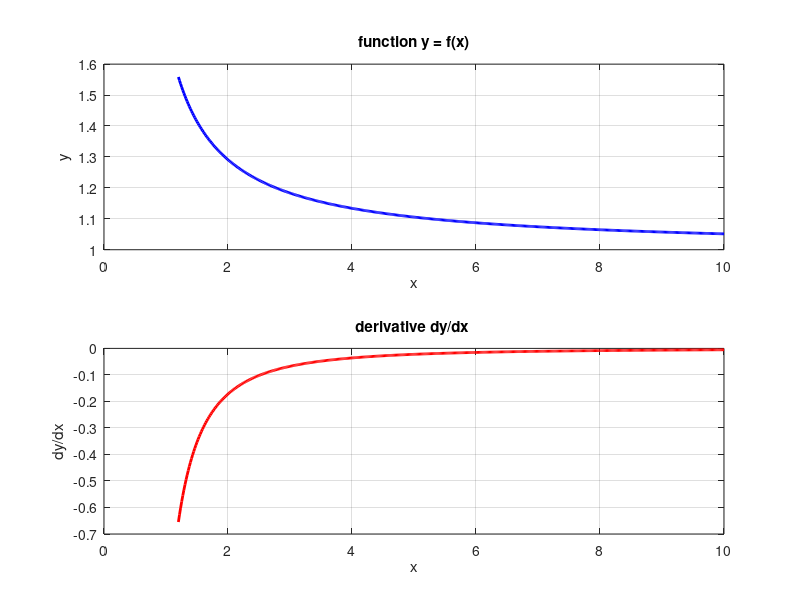

Source code (MATLAB):
% dydx01.m
% 1 jun 2015
% Ian Cooper   School of Physics   University of Sydney
% cooper@physics.usyd.edu.au
% http://www.physics.usyd.edu.au/teach_res/mp/mphome.htm
clear all
close all
clc

%% y = constant
N = 500;
x1 = 0;
x2 = 10;
x = linspace(x1,x2,N);
y = 10.*ones(1,N);
dydx = zeros(1,N);

figure(1)
    col = 'b';
    fs = 9; lW = 2;
    set(gcf,'units','normalized','position',[0.1 0.3 0.22 0.42]);
    tx = 'x';
    ty = 'y';
    tM = 'function y = f(x)= 10';
    yRange = [-1 11];
    xP = x; yP = y;
    subplot(2,1,1)    
    plot(xP,yP,col,'lineWidth',lW);
    grid on
    box on
    xlabel(tx); ylabel(ty); title(tM);
    set(gca,'Ylim',yRange);
    
    col = 'r';
    tx = 'x';
    ty = 'dy/dx';
    tM = 'derivative dy/dx = 0';
    yRange = [-1 11];
    xP = x; yP = dydx;
    subplot(2,1,2)    
    plot(xP,yP,col,'lineWidth',lW);
    grid on
    box on
    xlabel(tx); ylabel(ty); title(tM);
    set(gca,'Ylim',yRange);
    
%% y = polynomial
clear all
close all
clc
N = 500;
x1 = -1;
x2 = 3;
x = linspace(x1,x2,N);
y = 2*x.^3 -5.*x.^2 - 8.*x + 12;
dydx = 6.*x.^2 - 10.*x -8;

figure(1)
    col = 'b';
    fs = 9; lW = 2;
    set(gcf,'units','normalized','position',[0.1 0.3 0.22 0.42]);
    tx = 'x';
    ty = 'y';
    tM = 'function y = 2x^3 - 5x^2 - 8x + 12';
    yRange = [-1 11];
    xP = x; yP = y;
    subplot(2,1,1)    
    plot(xP,yP,col,'lineWidth',lW);
    grid on
    box on
    xlabel(tx); ylabel(ty); title(tM);
    %set(gca,'Ylim',yRange);
    
    col = 'r';
    tx = 'x';
    ty = 'dy/dx';
    tM = 'derivative dy/dx = 6x^2 - 10x - 8';
    yRange = [-1 11];
    xP = x; yP = dydx;
    subplot(2,1,2)    
    plot(xP,yP,col,'lineWidth',lW);
    grid on
    box on
    xlabel(tx); ylabel(ty); title(tM);
    %set(gca,'Ylim',yRange);

%% y = f(x)
clear all
close all
clc
N = 500;
x1 = 1.2;
x2 = 10;
x = linspace(x1,x2,N);
%u = 3.*x.^6 + 4.*x.^(-0.5);
%v = 3.*x.^2 + 6.*x.^0.5 + 8;
%y = u .* v;
%dydx = 72.*x.^7 + 117.*x.^(11/2) + 144.*x.^5 + 18.*x.^0.5 - 0.*x.^(-1) - 16.*x.^(-3/2);

% u = 2.*x.^2 + 3.*x +5;
% y = u.^(7/2);
% dydx = (7/2).*u.^(5/2).*(4.*x + 3);

u = (2.*x + 1).^(0.5);
v = (2.*x - 1).^(-0.5);
y = u .* v;
dydx = (-(2.*x + 1).*(2.*x -1).^0.5 + (2.*x - 1).^(3/2)) ./ ((2.*x - 1).^2 .* (2.*x + 1).^0.5); 



figure(1)
    col = 'b';
    fs = 9; lW = 2;
    set(gcf,'units','normalized','position',[0.1 0.3 0.22 0.5]);
    tx = 'x';
    ty = 'y';
    tM = 'function y = f(x)';
    yRange = [-1 11];
    xP = x; yP = y;
    subplot(2,1,1)    
    plot(xP,yP,col,'lineWidth',lW);
    grid on
    box on
    xlabel(tx); ylabel(ty); title(tM);
    %set(gca,'Ylim',yRange);
    
    col = 'r';
    tx = 'x';
    ty = 'dy/dx';
    tM = 'derivative dy/dx ';
    yRange = [-1 11];
    xP = x; yP = dydx;
    subplot(2,1,2)    
    plot(xP,yP,col,'lineWidth',lW);
    
    grid on
    box on
    xlabel(tx); ylabel(ty); title(tM);
    %set(gca,'Ylim',yRange);
